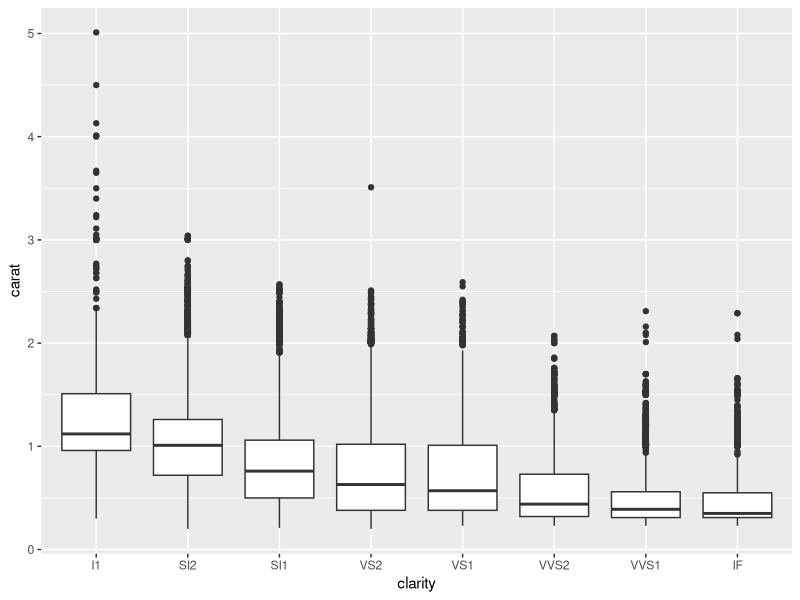
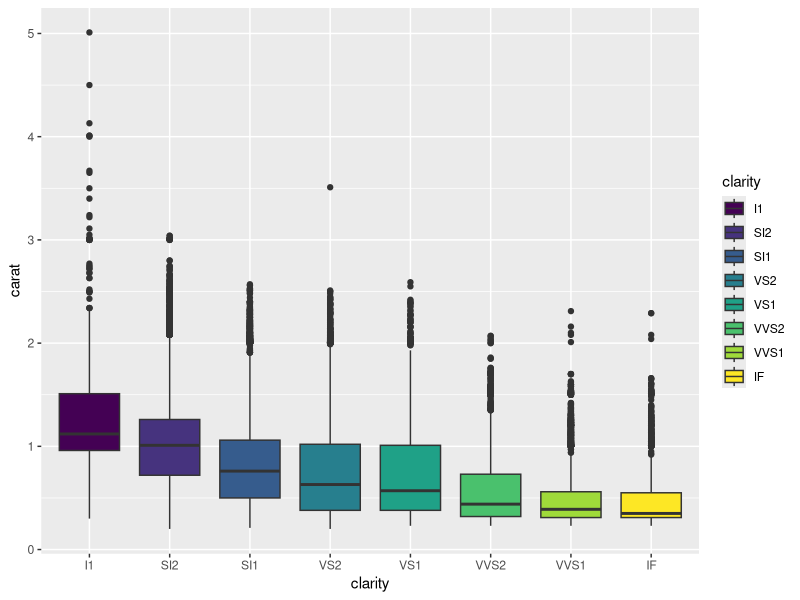

Recreate these plots in R, in order.
library(ggplot2)
View(diamonds)
?diamonds

ggplot(data=diamonds,aes(x=clarity,y=carat)) + geom_boxplot()
ggplot(data=diamonds,aes(x=clarity,y=carat,fill=clarity)) + geom_boxplot()
